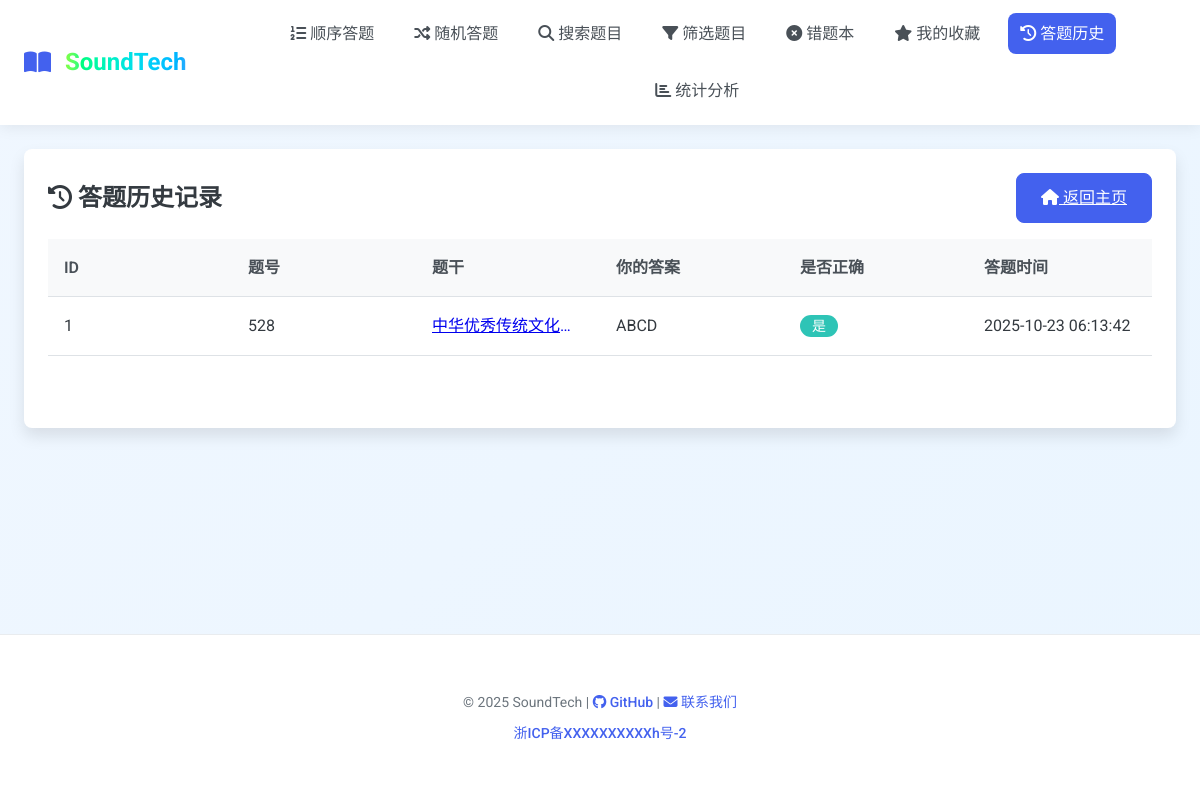
Page /history (signed in) on the earlier database version.
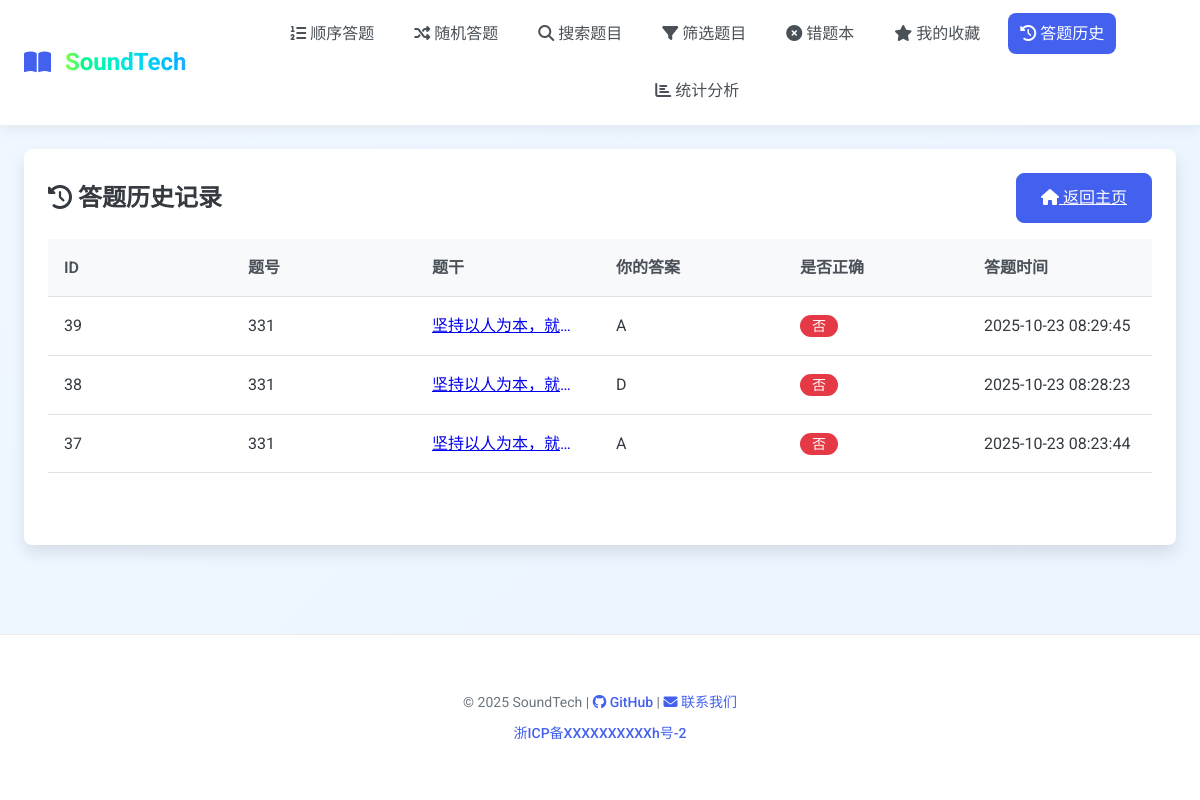
Same page on the later database version.
### tables this page shows
CREATE TABLE history (
        id INTEGER PRIMARY KEY AUTOINCREMENT,
        user_id INTEGER NOT NULL,
        question_id TEXT NOT NULL,
        user_answer TEXT NOT NULL,
        correct INTEGER NOT NULL,
        timestamp DATETIME DEFAULT CURRENT_TIMESTAMP,
        FOREIGN KEY (user_id) REFERENCES users(id)
    );

CREATE TABLE questions (
        id TEXT PRIMARY KEY,
        stem TEXT NOT NULL,
        answer TEXT NOT NULL,
        difficulty TEXT,
        qtype TEXT,
        category TEXT,
        options TEXT, -- JSON stored options
        created_at DATETIME DEFAULT CURRENT_TIMESTAMP
    );

### app.py (the view)
@app.route("/history")
@login_required
def show_history():
    user_id = get_user_id()
    rows = show_history_util(user_id)
    history_data = []
    for row in rows:
        q = fetch_question(row['question_id'])
        stem = q['stem'] if q else "题目已删除"
        history_data.append({
            "id": row['id'],
            "question_id": row['question_id'],
            "stem": stem,
            "user_answer": row['user_answer'],
            "correct": row['correct'],
            "timestamp": row['timestamp']
        })
    return render_template("history.html", history=history_data)

### app.py (called while the page is built)
@app.before_request
def log_request_info():
    if request.endpoint not in ['static']:
        app.logger.debug(f"请求: {request.method} {request.url} - IP: {request.remote_addr} - User-Agent: {request.headers.get('User-Agent', 'Unknown')}")

@app.after_request
def log_response_info(response):
    if request.endpoint not in ['static']:
        app.logger.debug(f"响应: {response.status_code} - {request.method} {request.url}")
    return response

### handlers/authentication.py (called while the page is built)
def login_required(function):
    @wraps(function)
    def decorated_function(*args, **kwargs):
        if not is_logged_in():
            flash("请先登录后再访问该页面", "error")
            return redirect(url_for("login", next=request.url))
        return function(*args, **kwargs)
    return decorated_function

def is_logged_in() -> bool:
    return "user_id" in session

def get_user_id() -> int:
    return session.get("user_id")

### handlers/database.py (called while the page is built)
def get_db() -> sqlite3.Connection:
    conn = sqlite3.connect("./static/database.db")
    conn.row_factory = sqlite3.Row
    return conn

def fetch_question(qid):
    conn = get_db()
    cursor = conn.cursor()
    cursor.execute('SELECT * FROM questions WHERE id=?', (qid,))
    row = cursor.fetchone()
    cursor.close()
    conn.close()
    if row:
        return {
            "id": row['id'],
            "stem": row['stem'],
            "answer": row['answer'],
            "difficulty": row['difficulty'],
            "type": row['qtype'],
            "category": row['category'],
            "options": json.loads(row['options'])
        }
    else:
        return None

def show_history_util(user_id):
    conn = get_db()
    cursor = conn.cursor()
    cursor.execute('SELECT * FROM history WHERE user_id=? ORDER BY timestamp DESC', (user_id,))
    rows = cursor.fetchall()
    cursor.close()
    conn.close()
    return rows

### templates/history.html (shortened to what this page needs)
{% extends 'base.html' %}
{% block content %}
<div class="card">
    <div class="card-title d-flex justify-content-between align-items-center">
        <div>
            <i class="fas fa-history"></i> 答题历史记录
        </div>
        <a href="{{ url_for('index') }}" class="btn btn-primary">
            <i class="fas fa-home"></i> 返回主页
        </a>
    </div>
    {% if history %}
    <div class="table-container">
        <table class="table">
            <thead>
                <tr>
                    <th>ID</th>
                    <th>题号</th>
                    <th>题干</th>
                    <th>你的答案</th>
                    <th>是否正确</th>
                    <th>答题时间</th>
                </tr>
            </thead>
            <tbody>
                {% for record in history %}
                <tr>
                    <td>{{ record.id }}</td>
                    <td>{{ record.question_id }}</td>
                    <td><a href="{{ url_for('show_question', qid=record.question_id) }}" class="question-text-truncate" title="{{ record.stem }}">{{ record.stem }}</a></td>
                    <td>{{ record.user_answer }}</td>
                    <td>
                        {% if record.correct == 1 %}
                        <span class="badge badge-success">是</span>
                        {% else %}
                        <span class="badge badge-danger">否</span>
                        {% endif %}
                    </td>
                    <td>{{ record.timestamp }}</td>
                </tr>
                {% endfor %}
            </tbody>
        </table>
    </div>
    {% else %}
    <div class="alert alert-info">
        <i class="fas fa-info-circle"></i> 你还没有任何答题历史记录。
    </div>
    {% endif %}
</div>
{% endblock %}

### templates/base.html (shortened to what this page needs)
<!DOCTYPE html>
<html lang="zh-CN">
<head>
    <link rel="stylesheet" href="{{ url_for('static', filename='style.css') }}">
    <link rel="stylesheet" href="https://cdnjs.cloudflare.com/ajax/libs/font-awesome/6.4.0/css/all.min.css">
</head>
<body>
    <nav>
        <div class="nav-left">
            <a href="{{ url_for('index') }}" class="nav-logo">
                <i class="fas fa-book-open"></i>&nbsp;<article>SoundTech</article>
            </a>
        </div>
        <div class="nav-links" id="navLinks">
            <a href="{{ url_for('sequential_start') }}" class="nav-link{% if request.path == url_for('sequential_start') %} active{% endif %}">
                <i class="fas fa-list-ol"></i> 顺序答题
            </a>
            <a href="{{ url_for('random_question') }}" class="nav-link{% if request.path == url_for('random_question') %} active{% endif %}">
                <i class="fas fa-random"></i> 随机答题
            </a>
            <a href="{{ url_for('search') }}" class="nav-link{% if request.path == url_for('search') %} active{% endif %}">
                <i class="fas fa-search"></i> 搜索题目
            </a>
            <a href="{{ url_for('filter_questions') }}" class="nav-link{% if request.path == url_for('filter_questions') %} active{% endif %}">
                <i class="fas fa-filter"></i> 筛选题目
            </a>
            <a href="{{ url_for('wrong_questions') }}" class="nav-link{% if request.path == url_for('wrong_questions') %} active{% endif %}">
                <i class="fas fa-times-circle"></i> 错题本
            </a>
            <a href="{{ url_for('show_favorites') }}" class="nav-link{% if request.path == url_for('show_favorites') %} active{% endif %}">
                <i class="fas fa-star"></i> 我的收藏
            </a>
            <a href="{{ url_for('show_history') }}" class="nav-link{% if request.path == url_for('show_history') %} active{% endif %}">
                <i class="fas fa-history"></i> 答题历史
            </a>
            <a href="{{ url_for('statistics') }}" class="nav-link{% if request.path == url_for('statistics') %} active{% endif %}">
                <i class="fas fa-chart-bar"></i> 统计分析
            </a>
        </div>
    </nav>
    <main class="container">
        {% block content %}{% endblock %}
    </main>
    <footer class="footer">
        <div class="container">
            <p class="footer-text">
                &copy; {{ current_year|default(2025) }} SoundTech |
                <a href="https://github.com/C32-SoundTech" class="footer-link" target="_blank">
                    <i class="fab fa-github"></i> GitHub
                </a> |
                <a href="mailto:2312190131@pop.zjgsu.edu.cn" class="footer-link">
                    <i class="fas fa-envelope"></i> 联系我们
                </a>
            </p>
            <p class="footer-text mt-1">
                <a href="https://beian.miit.gov.cn/" target="_blank" class="footer-link">浙ICP备XXXXXXXXXXh号-2</a>
            </p>
        </div>
    </footer>
</body>
</html>

### templates/base.html (style rules this page uses)
article { -webkit-animation: gradient-change 2s linear infinite alternate; animation: gradient-change 2s linear infinite alternate; background: linear-gradient( to right in oklch, var(--color-1), var(--color-2) ); -webkit-background-clip: text; -webkit-text-fill-color: transparent; background-clip: text; color: transparent; }

Differences in the rows shown:
removed history: question_id "528", user_answer "ABCD", timestamp "2025-10-23 06:13:42"
no longer on this page (row unchanged): questions: stem "中华优秀传统文化…"
added history: question_id "331", timestamp "2025-10-23 08:29:45"
now on this page (row unchanged): questions: stem "坚持以人为本，就…" "坚持以人为本，就…" "坚持以人为本，就…"
added history: question_id "331", timestamp "2025-10-23 08:28:23"
added history: question_id "331", timestamp "2025-10-23 08:23:44"
Other differences:
new list line: "39 A 否"
new list line: "38 D 否"
new list line: "37 A 否"
list line gone: "1 是"
